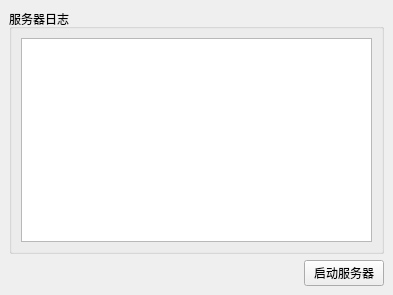
<?xml version="1.0" encoding="UTF-8"?>
<ui version="4.0">
 <class>MainWindow</class>
 <widget class="QMainWindow" name="MainWindow">
  <property name="geometry">
   <rect>
    <x>0</x>
    <y>0</y>
    <width>393</width>
    <height>295</height>
   </rect>
  </property>
  <property name="windowTitle">
   <string>MainWindow</string>
  </property>
  <widget class="QWidget" name="centralwidget">
   <layout class="QVBoxLayout" name="verticalLayout_2">
    <item>
     <widget class="QGroupBox" name="groupBox">
      <property name="title">
       <string>服务器日志</string>
      </property>
      <layout class="QVBoxLayout" name="verticalLayout">
       <item>
        <widget class="QPlainTextEdit" name="logEditor"/>
       </item>
      </layout>
     </widget>
    </item>
    <item>
     <layout class="QHBoxLayout" name="horizontalLayout">
      <item>
       <spacer name="horizontalSpacer">
        <property name="orientation">
         <enum>Qt::Orientation::Horizontal</enum>
        </property>
        <property name="sizeHint" stdset="0">
         <size>
          <width>40</width>
          <height>20</height>
         </size>
        </property>
       </spacer>
      </item>
      <item>
       <widget class="QPushButton" name="starStopButton">
        <property name="text">
         <string>启动服务器</string>
        </property>
       </widget>
      </item>
     </layout>
    </item>
   </layout>
  </widget>
 </widget>
 <resources/>
 <connections/>
</ui>
